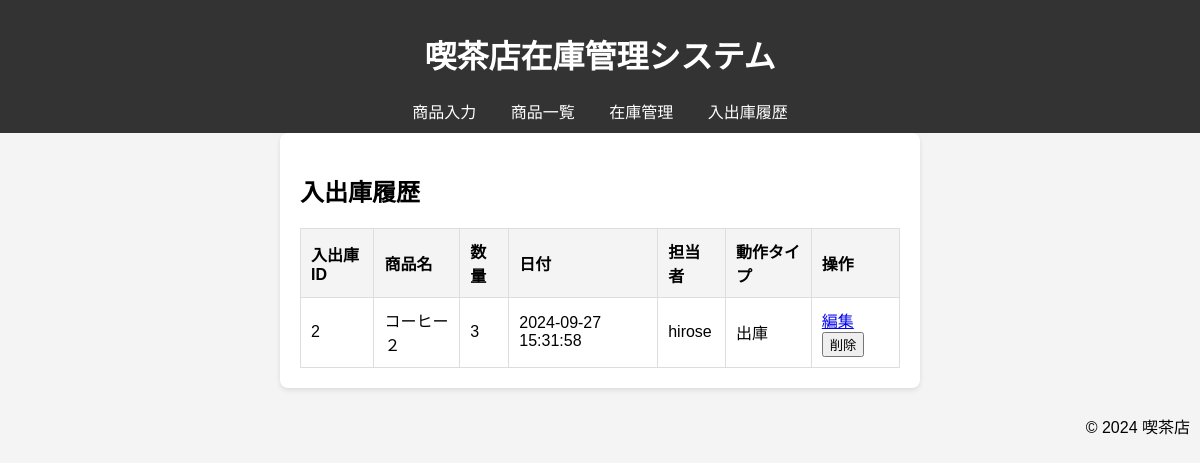
Page /stock/movement/history (signed in) on the committed database.
### tables this page shows
CREATE TABLE stock_movement (
    id INTEGER PRIMARY KEY AUTOINCREMENT,  -- 入出庫ID
    product_id INTEGER NOT NULL,           -- 商品ID
    quantity INTEGER NOT NULL,             -- 数量
    movement_date DATE NOT NULL,           -- 入庫/出庫日
    staff_id INTEGER NOT NULL,             -- 担当者ID
    movement_type TEXT NOT NULL,           -- 動作タイプ ('in' = 入庫, 'out' = 出庫)
    FOREIGN KEY(product_id) REFERENCES product(id),  -- 商品IDとの外部キー制約
    FOREIGN KEY(staff_id) REFERENCES staff(id)       -- 担当者IDとの外部キー制約
);

CREATE TABLE product (
    id INTEGER PRIMARY KEY AUTOINCREMENT,  -- 商品ID
    name TEXT NOT NULL,                    -- 商品名
    category_id INTEGER,                   -- カテゴリーID
    image_url TEXT,                        -- 商品画像のURL
    notes TEXT, price REAL, is_deleted INTEGER DEFAULT 0,                            -- 特記事項
    FOREIGN KEY(category_id) REFERENCES category(id)  -- カテゴリーとの外部キー制約
);

CREATE TABLE "staff" (
	"id"	INTEGER,
	"name"	TEXT NOT NULL,
	"password"	TEXT NOT NULL,
	"role"	TEXT NOT NULL,
	PRIMARY KEY("id" AUTOINCREMENT)
);

### app.py (the view)
    def wrapper(*args, **kwargs):
        if 'staff_id' not in session:
            flash('ログインが必要です。')
            return redirect(url_for('index'))
        return func(*args, **kwargs)

### app.py (called while the page is built)
def get_db_connection():
    conn = sqlite3.connect('cafe_management.db')
    conn.row_factory = sqlite3.Row
    return conn

def login_required(func):
    def wrapper(*args, **kwargs):
        if 'staff_id' not in session:
            flash('ログインが必要です。')
            return redirect(url_for('index'))
        return func(*args, **kwargs)
    wrapper.__name__ = func.__name__
    return wrapper

@app.route('/stock/movement/history')
@login_required
def stock_movement_history():
    conn = get_db_connection()
    movements = conn.execute('''
        SELECT sm.id, p.name AS product_name, sm.quantity, sm.movement_date, s.name AS staff_name, sm.movement_type
        FROM STOCK_MOVEMENT sm
        JOIN PRODUCT p ON sm.product_id = p.id
        JOIN STAFF s ON sm.staff_id = s.id
        ORDER BY sm.movement_date DESC
    ''').fetchall()
    conn.close()
    return render_template('stock_movement_history.html', movements=movements)

### templates/stock_movement_history.html
{% extends 'base.html' %}
{% block content %}
<h2>入出庫履歴</h2>
<table>
    <thead>
        <tr>
            <th>入出庫ID</th>
            <th>商品名</th>
            <th>数量</th>
            <th>日付</th>
            <th>担当者</th>
            <th>動作タイプ</th>
            <th>操作</th>
        </tr>
    </thead>
    <tbody>
        {% for movement in movements %}
        <tr>
            <td>{{ movement['id'] }}</td>
            <td>{{ movement['product_name'] }}</td>
            <td>{{ movement['quantity'] }}</td>
            <td>{{ movement['movement_date'] }}</td>
            <td>{{ movement['staff_name'] }}</td>
            <td>{{ movement['movement_type'] }}</td>
            <td>
                <a href="{{ url_for('stock_movement_edit', id=movement['id']) }}">編集</a>
                <form action="{{ url_for('stock_movement_delete', id=movement['id']) }}" method="post" style="display:inline;">
                    <button type="submit" onclick="return confirm('本当に削除しますか？')">削除</button>
                </form>
            </td>
        </tr>
        {% endfor %}
    </tbody>
</table>
{% endblock %}

### static/styles.css (style rules this page uses)
body { font-family: Arial, sans-serif; margin: 0; padding: 0; background-color: #f4f4f4; }
form { display: flex; flex-direction: column; }
table { width: 100%; border-collapse: collapse; margin-top: 20px; }
th, td { padding: 10px; text-align: left; border: 1px solid #ddd; }
th { background-color: #f4f4f4; }

### rows in the picture
stock_movement: id "2", product_name "コーヒー２", quantity "3", movement_date "2024-09-27 15:31:58", staff_name "hirose", movement_type "出庫"
